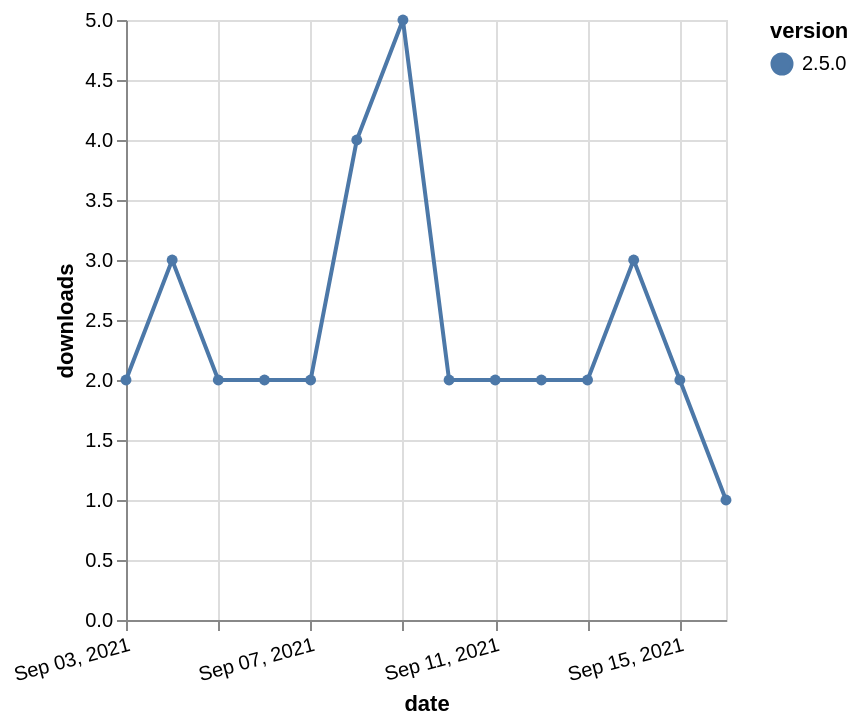

Vega-Lite specification for this chart:
### Vega-Lite specification from a JSON file in a GitHub repository (floating-point values rounded to 4 significant figures)
{"$schema": "https://vega.github.io/schema/vega-lite/v5.json", "description": "A simple bar chart with embedded data.", "data": {"values": [{"date": "2021-09-03", "total": 610, "delta": 2, "version": "2.5.0"}, {"date": "2021-09-04", "total": 613, "delta": 3, "version": "2.5.0"}, {"date": "2021-09-05", "total": 615, "delta": 2, "version": "2.5.0"}, {"date": "2021-09-06", "total": 617, "delta": 2, "version": "2.5.0"}, {"date": "2021-09-07", "total": 619, "delta": 2, "version": "2.5.0"}, {"date": "2021-09-08", "total": 623, "delta": 4, "version": "2.5.0"}, {"date": "2021-09-09", "total": 628, "delta": 5, "version": "2.5.0"}, {"date": "2021-09-10", "total": 630, "delta": 2, "version": "2.5.0"}, {"date": "2021-09-11", "total": 632, "delta": 2, "version": "2.5.0"}, {"date": "2021-09-12", "total": 634, "delta": 2, "version": "2.5.0"}, {"date": "2021-09-13", "total": 636, "delta": 2, "version": "2.5.0"}, {"date": "2021-09-14", "total": 639, "delta": 3, "version": "2.5.0"}, {"date": "2021-09-15", "total": 641, "delta": 2, "version": "2.5.0"}, {"date": "2021-09-16", "total": 642, "delta": 1, "version": "2.5.0"}]}, "width": "container", "mark": {"type": "line", "point": {"filled": true}}, "encoding": {"x": {"field": "date", "type": "temporal", "timeUnit": "yearmonthdate", "title": "date", "axis": {"labelAngle": -15}}, "y": {"field": "delta", "type": "quantitative", "title": "downloads"}, "color": {"field": "version", "type": "nominal"}, "tooltip": {"field": "delta"}}}
